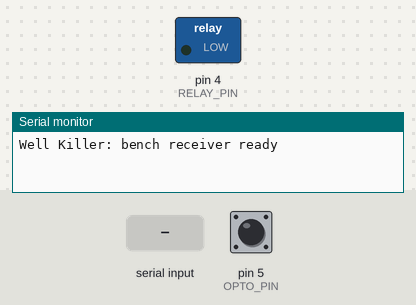
A sketch run on a simulated Arduino Nano, built with avr-gcc and run on an emulated ATmega328P. Parts: switched loads named in the sketch (green lamp = pin HIGH), the last lines printed to the serial monitor. The test bench sets the inputs (shaded band); at power-on: pin 5 (OPTO_PIN) HIGH.

Above: at 1.2 s.
1.3 s: "WELL_STOP\n" received over the second serial link
At 2.6 s:
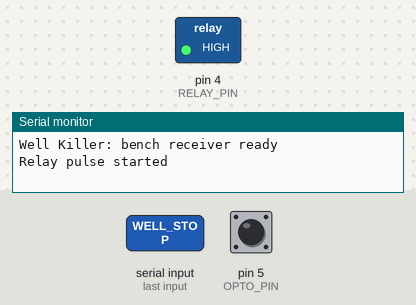
4.3 s: pin 5 (OPTO_PIN) pulled LOW for 0.15 s
Timing chart, 0 to 7.3 s (numbered marks = the images above; inputs shaded):
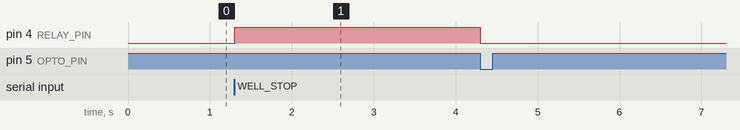

Measured:
- after the input at 1.3 s, pin 4 (RELAY_PIN): LOW → HIGH at once

The sketch:

Well_Killer_Well.ino
```cpp
#include <SoftwareSerial.h>

// Well Killer bench prototype. Not validated for unattended engine shutdown.
SoftwareSerial lora(10, 11); // Nano RX=D10, TX=D11
const byte RELAY_PIN = 4;   // Tested active-HIGH relay board
const byte OPTO_PIN = 5;    // Tested active-LOW isolated input
const unsigned long PULSE_MS = 3000;
const unsigned long DEBOUNCE_MS = 30;

bool relayActive = false;
unsigned long relayStarted = 0;
bool stableInput = false;
bool lastRawInput = false;
unsigned long inputChangedAt = 0;
String incoming;

void setup() {
  Serial.begin(9600);
  lora.begin(9600);
  lora.setTimeout(50);
  digitalWrite(RELAY_PIN, LOW); // Set inactive level before output mode
  pinMode(RELAY_PIN, OUTPUT);
  pinMode(OPTO_PIN, INPUT_PULLUP);
  stableInput = (digitalRead(OPTO_PIN) == LOW);
  lastRawInput = stableInput;
  inputChangedAt = millis();
  Serial.println(F("Well Killer: bench receiver ready"));
}

void loop() {
  const unsigned long now = millis();

  // Complete pulse without blocking input monitoring.
  if (relayActive && now - relayStarted >= PULSE_MS) {
    digitalWrite(RELAY_PIN, LOW);
    relayActive = false;
    lora.println(F("ACK_RELAY_PULSED"));
    Serial.println(F("Relay released; pulse acknowledged (not engine status)"));
  }

  const bool raw = (digitalRead(OPTO_PIN) == LOW);
  if (raw != lastRawInput) {
    lastRawInput = raw;
    inputChangedAt = now;
  }
  if (raw != stableInput && now - inputChangedAt >= DEBOUNCE_MS) {
    stableInput = raw;
    // This is a SIMULATED input in bench testing, NOT verified engine RPM.
    lora.println(stableInput ? F("MURPHY_TRIPPED") : F("MURPHY_RESET"));
    Serial.println(stableInput ? F("Simulated trip input ACTIVE") : F("Simulated trip input INACTIVE"));
  }

  while (lora.available()) {
    char c = (char)lora.read();
    if (c == '\n') {
      incoming.trim();
      if (incoming == "WELL_STOP") {
        if (!relayActive) {
          relayActive = true;
          relayStarted = millis();
          digitalWrite(RELAY_PIN, HIGH);
          Serial.println(F("Relay pulse started"));
        } else {
          Serial.println(F("Duplicate stop command during pulse ignored"));
        }
      }
      incoming = "";
    } else if (c >= 32 && c <= 126) {
      if (incoming.length() < 40) incoming += c;
      else incoming = "";
    }
  }
}
```
